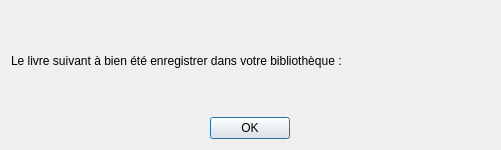
<?xml version="1.0" encoding="UTF-8"?>
<ui version="4.0">
 <class>ConfirmRegisterBookDialog</class>
 <widget class="QDialog" name="ConfirmRegisterBookDialog">
  <property name="geometry">
   <rect>
    <x>0</x>
    <y>0</y>
    <width>501</width>
    <height>150</height>
   </rect>
  </property>
  <property name="windowTitle">
   <string>Dialog</string>
  </property>
  <layout class="QHBoxLayout" name="horizontalLayout">
   <item>
    <layout class="QVBoxLayout" name="verticalLayout_2">
     <item>
      <layout class="QVBoxLayout" name="verticalLayout1">
       <item>
        <widget class="QLabel" name="label">
         <property name="text">
          <string>Le livre suivant à bien été enregistrer dans votre bibliothèque :</string>
         </property>
        </widget>
       </item>
      </layout>
     </item>
     <item alignment="Qt::AlignHCenter">
      <widget class="QPushButton" name="ok_button">
       <property name="text">
        <string>OK</string>
       </property>
      </widget>
     </item>
    </layout>
   </item>
  </layout>
 </widget>
 <resources/>
 <connections/>
</ui>
